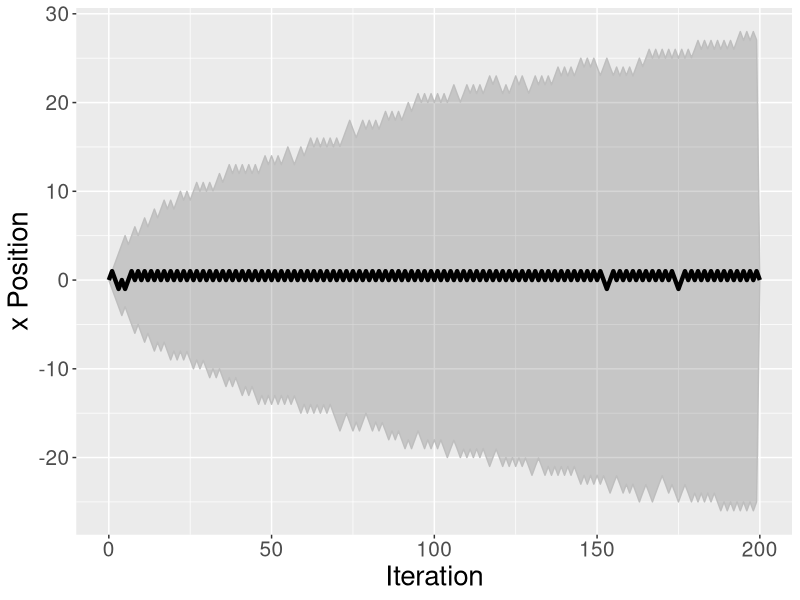

The R script that drew this image:
### Author: JMZ, modified from Logan and Wolesesnky "Mathematical Methods in Biology"
### Purpose: Create a simple random walk model and plot distribution of locations


### Fixed parameters
numberSteps=200;  	### Number of years we run our simulation
steps = 0:numberSteps
nSimulations = 1000

### Set up vector of results
x=array(0,dim=c(length(steps),nSimulations));

### Loop through the each years and simulation, varying the birth and death rate
for (j in 1:nSimulations) {
  for (i in 2:numberSteps) {
    if (runif(1)< 0.5) {x[i,j]=x[i-1,j]+1}   # Move right
    else {x[i,j]=x[i-1,j]-1}   # Move left
  }
}

### Now loop through and do 
quantVals = c(0.025,0.5,0.975);  # The CI we want to utilize
# Now loop through everything
outCI=array(dim = c(length(quantVals),length(steps)));

for (i in 1:length(steps)) {
  outCI[,i] = quantile(x[i,],quantVals);
  
}


#### Make a plot of the solution
# Plot your results
library(ggplot2)

data=data.frame(steps=steps,
                F =outCI[2,],
                L =outCI[1,],
                U =outCI[3,])
### Ensemble plot
walkPlot=ggplot(data,aes(x=steps,y=F)) +
  geom_ribbon(aes(ymin=L,ymax=U),alpha=0.2,colour='grey') +
  geom_line(size=1.5) +
  theme(plot.title = element_text(size=20),
        axis.title.x=element_text(size=20),
        axis.text.x=element_text(size=15),
        axis.text.y=element_text(size=15),
        axis.title.y=element_text(size=20)) +
  labs(x = "Iteration",y = "x Position")

print(walkPlot)


